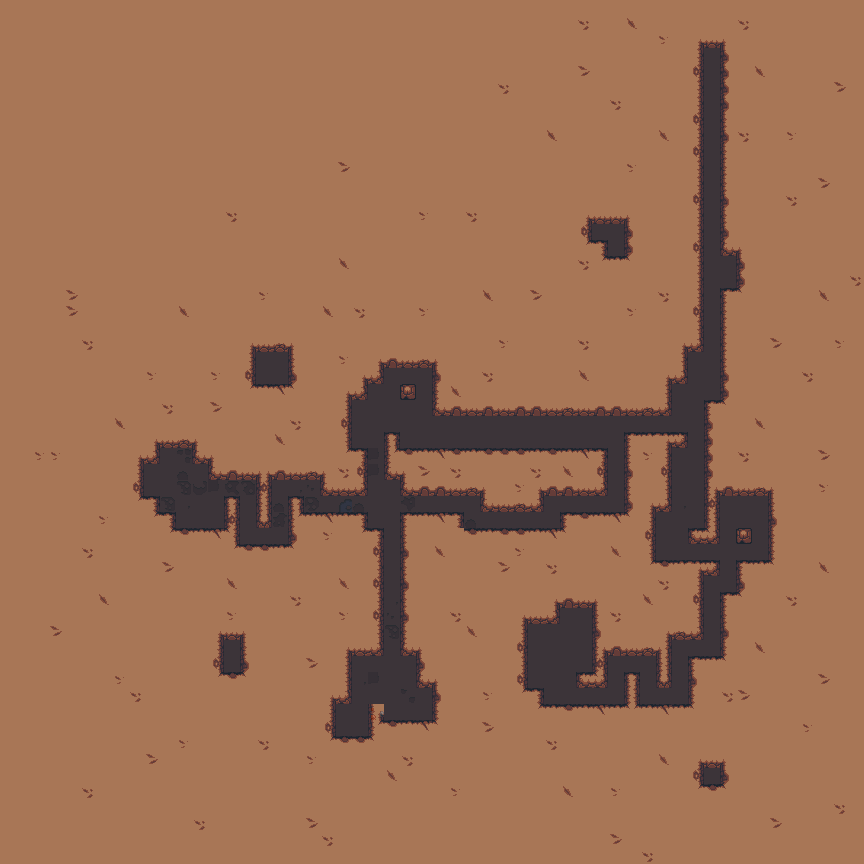

Rendered tile map (Tiled .tmx) drawn with the repository's tilesets; below, a short description and the map source with its tile grids summarised:
An orthogonal 54x54 tile map with 16x16 px tiles, 4 tile layers (Art_Background, Art_Gameplay, SlimeCover, Art_Foreground), 1 hidden layer not drawn, 2 tilesets and 1 object (spawn).

<map version="1.2" tiledversion="1.2.2" orientation="orthogonal" renderorder="right-down" width="54" height="54" tilewidth="16" tileheight="16" infinite="0" backgroundcolor="#a87656" nextlayerid="23" nextobjectid="2">
 <tileset firstgid="1" source="tileset/GameplayTileset.tsx" />
 <tileset firstgid="33" source="tileset/SlimeCave.tsx" />
 <layer id="17" name="Art_Background" width="54" height="54">
  <data>[2916 cells, 610 non-empty, 53 distinct tile ids]</data>
 </layer>
 <layer id="21" name="Art_Gameplay" width="54" height="54">
  <data>[2916 cells, 0 non-empty, 0 distinct tile ids]</data>
 </layer>
 <layer id="22" name="SlimeCover" width="54" height="54">
  <data>[2916 cells, 0 non-empty, 0 distinct tile ids]</data>
 </layer>
 <layer id="20" name="Art_Foreground" width="54" height="54">
  <data>[2916 cells, 117 non-empty, 4 distinct tile ids]</data>
 </layer>
 <layer id="18" name="Gameplay" width="54" height="54" visible="0" opacity="0.13">
  <data>[2916 cells, 369 non-empty, 3 distinct tile ids]</data>
 </layer>
 <objectgroup id="19" name="Properties">
  <object id="1" name="spawn" x="352" y="688" width="16" height="16" />
 </objectgroup>
</map>
